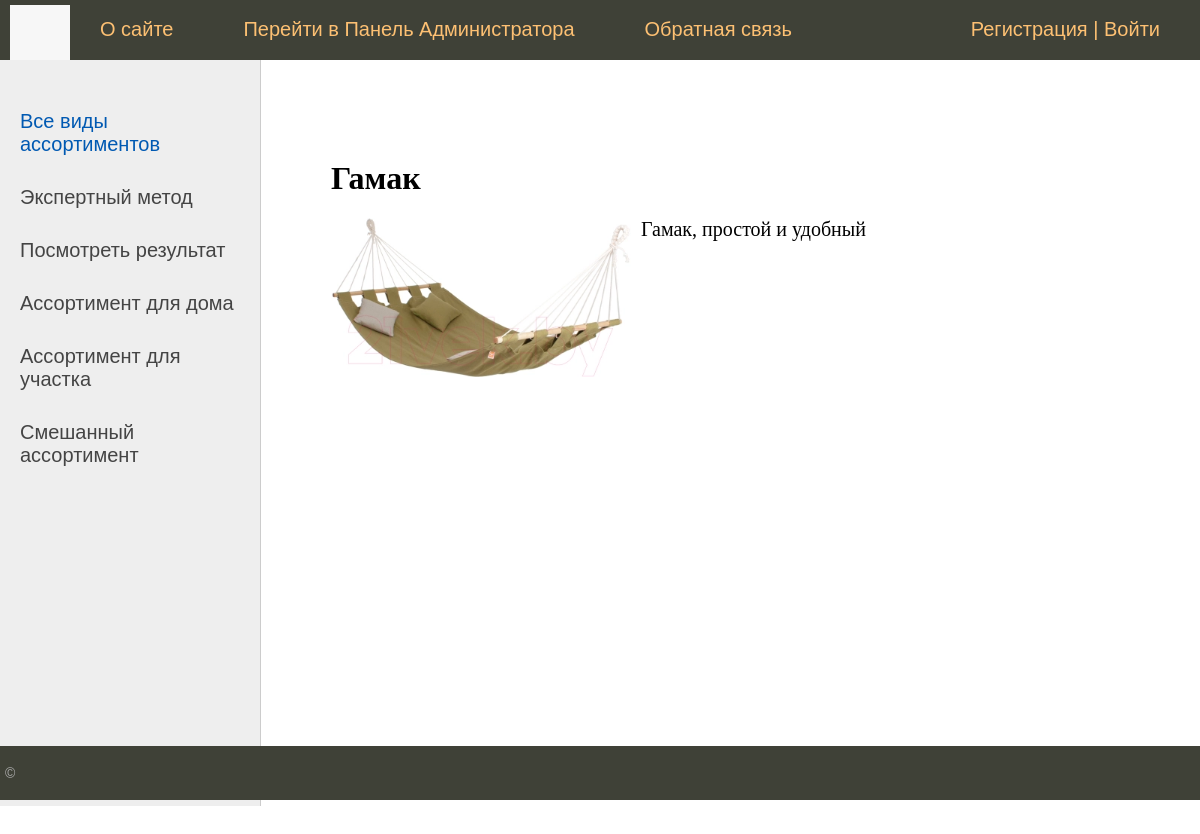
Page /post/gamak/ on the committed database.
### furniture/models.py (models this page shows, shortened)
class Category(models.Model):
        name = models.CharField(max_length=100, db_index=True, verbose_name='Ассортимент')
        slug = models.SlugField(max_length=255, unique=True, db_index=True, verbose_name="URL")
        def get_absolute_url(self):
            return reverse('category', kwargs={'cat_slug': self.slug})
        class Meta:
            verbose_name ='Ассортимент'
            verbose_name_plural ='Ассортименты'
            ordering=['id']

class Furniture(models.Model):
    title = models.CharField(max_length=255, verbose_name="Название")
    slug = models.SlugField(max_length=255, unique=True, db_index=True, verbose_name="URL")
    content = models.TextField(blank=True, verbose_name="Содержимое")
    photo = models.ImageField(upload_to="photos/%Y/%m/%d", verbose_name= "Фото")
    time_create = models.DateField(auto_now_add=True, verbose_name="Дата создания")
    time_update = models.DateField(auto_now=True,verbose_name="Время редактирования")
    is_published=models.BooleanField(default=True, verbose_name="Публикация")
    cat = models.ForeignKey('Category', on_delete=models.PROTECT,  verbose_name="Принадлежность к ассортименту")
    def __str__(self):
        return self.title
    class Meta:
        verbose_name = 'Мебельная фабрика'
        verbose_name_plural = 'Мебельная фабрика'
        ordering = ['time_create','title']

### furniture/views.py (the view)
# urls.py: path('post/<slug:post_slug>/', ShowPost.as_view(), name='post'),
class ShowPost(DataMixin,DetailView):
    model = Furniture
    template_name = 'furniture/post.html'
    slug_url_kwarg = 'post_slug'
    context_object_name = 'post'
    def get_context_data(self, *, object_list=None, **kwargs):
        context = super().get_context_data(**kwargs)
        c_def = self.get_user_context(title=context['post'])
        return dict(list(context.items()) + list(c_def.items()))

### furniture/utils.py (called while the page is built)
        def get_user_context(self, **kwargs):
                context = kwargs
                cats = Category.objects.all()
                cats = Category.objects.annotate(Count('furniture'))
                user_menu = menu.copy()
                if not self.request.user.is_authenticated:
                        user_menu.pop(1)
                context['menu'] = menu
                context['cats'] = cats
                if 'cat_selected' not in context:
                        context['cat_selected'] = 0
                return context

### furniture/templates/furniture/post.html
{% extends 'furniture/base.html'%}
{% block content %}
<h1>{{post.title}}</h1>
{% if post.photo %}
<p><img class ="img-article-left" src="{{post.photo.url}}"></p>
{% endif %}
{{post.content|linebreaks}}
{% endblock %}

### furniture/templates/furniture/base.html (shortened to what this page needs)
{% load static %}
{% load furniture_tags %}
<!DOCTYPE html>
<html>
<head>
	<link type="text/css" href="{% static 'Furniture/css/style.css' %}" rel="stylesheet" />
</head>
<body>
<table class="table-page" border=0 cellpadding="0" cellspacing="0">
<tr><td valign=top>
{% block mainmenu %}
		<div class="header">
			<ul id="mainmenu" class="mainmenu">
			<li class="logo"><a href="{% url 'home' %}"><div class="logo"></div></a></li>
{% for m in menu %}
			<li><a href="{% url m.url_name %}">{{m.title}}</a></li>
{% endfor %}
				{% if request.user.is_authenticated %}
				<li class="last"> {{user.username}} | <a href="{% url 'logout' %}">Выйти</a></li>
				{% else %}
				<li class="last"><a href="{% url 'register' %}">Регистрация</a> | <a href="{% url 'login' %}">Войти</a></li>
				{% endif %}
			</ul>
		</div>
{% endblock mainmenu %}
<table class="table-content" border=0 cellpadding="0" cellspacing="0">
<tr>
	<td valign="top" class="left-chapters">
	<ul id="leftchapters">
{% if cat_selected == 0 %}
		<li class="selected">Все виды ассортиментов</li>
{% else %}
		<li><a href="{% url 'home' %}">Все виды ассортиментов</a></li>
{% endif %}
<li><a href="{% url 'grade' %}">Экспертный метод</a></li> <li><a href="{% url 'mass' %}">Посмотреть результат</a></li>
{% for c in cats %}
{% if c.furniture__count > 0 %}
	{% if c.pk == cat_selected %}
		<li class="selected">{{c.name}}</li>
	{% else %}
		<li><a href="{{ c.get_absolute_url }}">{{c.name}}</a></li>
	{% endif %}
{% endif %}
{% endfor %}
	</ul>
</td>
<td valign="top" class="content">
	<div class="content-text">
{% block content %}
{% endblock %}
	</div>
</td></tr></table>
</td></tr>
<tr><td valign=top>
	<div id="footer">
		<p>&copy</p>
	</div>
</td></tr></table>
</body>
</html>

### furniture/static/Furniture/css/style.css (style rules this page uses)
html, body { font-family: 'Arial'; margin: 0; padding: 0; height: 100%; width: 100%; color: #444; }
a { color: #0059b2; text-decoration: none; }
img { max-width: 600px; height: auto; }
img.img-article-left { max-width: 300px; height: auto; float: left; padding: 0 10px 10px 0; }
.table-page { width: 100%; height: 100%; vertical-align: top; }
.table-page tr { height: 100%; }
.header { background: #3F4137; height: 60px; }
.logo { background: url('../images/logo.png') no-repeat 10px 5px; width: 70px; height: 60px; }
ul.mainmenu { list-style: none; margin: 0; padding: 0; height: 60px; color: #fdc073; font-size: 20px; overflow: hidden; }
ul.mainmenu li { float: left; margin: 18px 40px 0 30px; }
ul.mainmenu li.logo { margin: 0; }
ul.mainmenu li.last { float: right; }
ul.mainmenu li a { color: #fdc073; text-decoration: none; }
.table-content { width: 100%; min-height: 100%; height: 100%; }
.left-chapters { margin: 0; background: #eee; border-right: 1px solid #ccc; min-height: 100%; }
.left-chapters ul { width: 230px; min-height: 100%; margin: 0; padding: 20px 10px 10px 20px; list-style: none; font-size: 20px; }
.left-chapters ul li { margin: 30px 0 0 0; color: #999; }
.left-chapters ul li.selected { color: #0059b2; }
.left-chapters ul li a { color: #444; text-decoration: none; }
.content { padding: 40px 20px 20px 40px; width: 100%; box-sizing: border-box; }
.content-text { margin: 60px 0 0 30px; color: #000; font-size: 20px; font-family: Yandex Sans Display Light; }
.content-text h1 { font-size: 32px; }
#footer { box-sizing: border-box; background: #3F4137; padding: 5px; color: #aaa; font-size: 14px; font-family: Verdana, Geneva, Arial, Helvetica; text-align: left; overflow: hidden; }

### rows in the picture
Category: name "Ассортимент для дома"
Category: name "Ассортимент для участка"
Category: name "Смешанный ассортимент"
Furniture: title "Гамак", photo (picture), content "Гамак, простой и удобный"

### other values in the picture
{{ m.title }} "О сайте" "Перейти в Панель Администратора" "Обратная связь"
